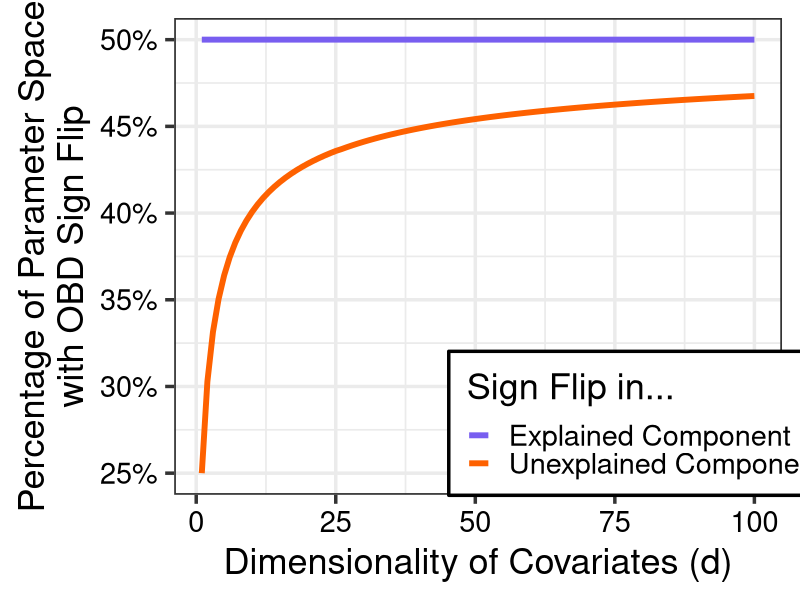

Recreate this plot in R.
# Libraries ---------------------------------------------------------------
library(here)
library(tidyr)
library(dplyr)
library(purrr)
library(glue)
library(ggplot2)

# Helpers -----------------------------------------------------------------
pirwinhall = function(x, n) {
  if (n > 50) {
    pirwinhall_approx(x, n)
  } else {
    pirwinhall_exact(x, n)
  }
}

pirwinhall_exact = function(x, n) {
  
  sapply(x, 
         \(xx) {
           k = seq(0, floor(xx))
           sum((-1)**k * choose(n, k) * (xx - k)**n) / factorial(n)
         })
}

pirwinhall_approx = function(x, n) {
  pnorm(x, mean = n / 2, sd = sqrt(n / 12))
}

dirwinhall = function(x, n) {
  if (n > 50) {
    dirwinhall_approx(x, n)
  } else {
    dirwinhall_exact(x, n)
  }
}

dirwinhall_exact = function(x, n) {
  
  sapply(x, 
         \(xx) {
           k = seq(0, floor(xx))
           sum((-1)**k * choose(n, k) * (xx - k)**{n-1}) / factorial(n-1)
         })
}

dirwinhall_approx = function(x, n) {
  dnorm(x, mean = n / 2, sd = sqrt(n / 12))
}


pr_signflip = function(d, m) {
  
  lower = integrate(\(i) (1 - pirwinhall(x = d + 1 - i, n = 2*d)) * dirwinhall(x = i, n = 2),
                    lower = 0,
                    upper = 1)$value
  
  upper = integrate(\(i) pirwinhall(x = d + 1 - i, n = 2*d) * dirwinhall(x = i, n = 2),
                    lower = 1,
                    upper = 2)$value
  
  lower + upper
}


# Setup --------------------------------------------------------------------
design = tidyr::crossing(d = 1:100,
                         m = 10)
tb = dplyr::mutate(design,
                   pr_unexplained = purrr::pmap_dbl(design, pr_signflip),
                   pr_explained   = 0.5) |> 
  pivot_longer(c(pr_explained, pr_unexplained),
               names_prefix = 'pr_',
               names_to = 'component',
               values_to = 'pr') |> 
  mutate(component = ifelse(component == 'explained',
                            'Explained Component',
                            'Unexplained Component'))


# Plot ---------------------------------------------------------------------
gg = ggplot(tb,
            aes(x = d, y = pr, color = component)) +
  labs(x     = "Dimensionality of Covariates (d)",
       y     = "Percentage of Parameter Space\nwith OBD Sign Flip",
       color = "Sign Flip in...") +
  theme_bw(base_size = 26) +
  theme(axis.text       = element_text(color = 'black'),
        legend.position = "inside",
        legend.position.inside = c(0.775, 0.15),
        legend.background = element_rect(colour = "black")) +
  scale_color_manual(values = c('Explained Component'   = '#785EF0',
                                'Unexplained Component' = '#FE6100')) +
  scale_y_continuous(labels = scales::percent) +
  geom_line(linewidth = 2)

ggsave(here('Sections', 'Figures', 'prob_unexplained.pdf'),
       gg, 
       width = 11, height = 8, units = "in")
